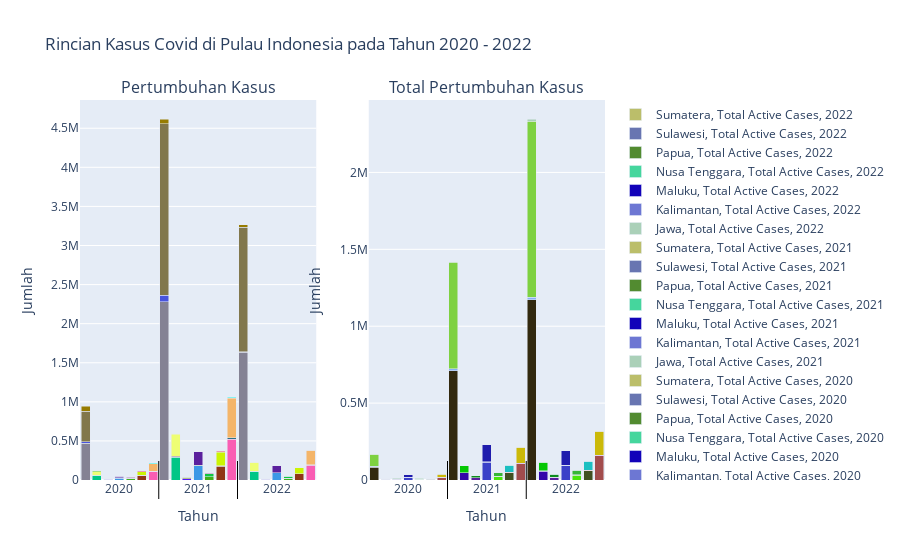

Here is the notebook cell this chart was saved with:
### Code cell
values_1 = analisis_3.iloc[:, 2:6]
values_2 = analisis_3.iloc[:, 13:17]
tick_positions = []
tick_labels = []

for i, year in enumerate(analisis_3["Year"].unique(), start=0):
    tick_positions.append(7*i+3)
    tick_labels.append(str(year))

fig = make_subplots(rows=1, cols=2, subplot_titles=("Pertumbuhan Kasus", "Total Pertumbuhan Kasus"))

def generate_color_palette(categories):
    colors = []
    for i in range(categories):
        color = f'rgb({np.random.randint(0, 256)}, {np.random.randint(0, 256)}, {np.random.randint(0, 256)})'
        colors.append(color)
    return colors

color_palette_dict = {}

legend_items = [] 

for col in values_1.columns:
    for year in analisis_3["Year"].unique():
        island_data = analisis_3[analisis_3["Year"] == year]
        for island in analisis_3['Island'].unique():
            island_data_subset = island_data[island_data["Island"] == island]
            num_categories = len(island_data_subset[col].unique())
            # Generate color palette if not already generated for the island and category
            if (island, col) not in color_palette_dict:
                color_palette_dict[(island, col)] = generate_color_palette(num_categories)
            color_palette = color_palette_dict[(island, col)]
            for category, color in zip(island_data_subset[col].unique(), color_palette):
                subset_by_category = island_data_subset[island_data_subset[col] == category]
                fig.add_trace(go.Bar(x=island_data_subset['Island'] + ', ' + str(year), 
                                     y=subset_by_category[col], 
                                     name=f'{island}, {col}, {year}',
                                     #legendgroup=f'{color}',
                                     hovertemplate=f'Category: {col}<br>' +
                                                   'Pulau: %{customdata[0]}<br>' +
                                                   'Tahun: %{customdata[1]}<br>' +
                                                   'Value: %{y:.2f}<extra></extra>',
                                     customdata=subset_by_category[['Island', 'Year']],                                        
                                     marker_color=color,
                                     showlegend=True),
                              row=1, col=1)

for col in values_2.columns:
    for year in analisis_3["Year"].unique():
        island_data = analisis_3[analisis_3["Year"] == year]
        for island in analisis_3['Island'].unique():
            island_data_subset = island_data[island_data["Island"] == island]
            num_categories = len(island_data_subset[col].unique())
            # Generate color palette if not already generated for the island and category
            if (island, col) not in color_palette_dict:
                color_palette_dict[(island, col)] = generate_color_palette(num_categories)
            color_palette = color_palette_dict[(island, col)]
            for category, color in zip(island_data_subset[col].unique(), color_palette):
                subset_by_category = island_data_subset[island_data_subset[col] == category]
                fig.add_trace(go.Bar(x=island_data_subset['Island'] + ', ' + str(year), 
                                     y=subset_by_category[col],                                      
                                     name=f'{island}, {col}, {year}',
                                     #legendgroup=f'{color}',
                                     hovertemplate=f'Category: {col}<br>' +
                                                   'Pulau: %{customdata[0]}<br>' +
                                                   'Tahun: %{customdata[1]}<br>' +
                                                   'Value: %{y:.2f}<extra></extra>',
                                     customdata=subset_by_category[['Island', 'Year']],                                        
                                     marker_color=color,
                                     showlegend=True),
                              row=1, col=2)

for year in tick_positions[1:]:
    fig.add_vline(x=year-3.5, line=dict(color="black", width=1), y0=-0.05, y1=0.05)        

fig.update_xaxes(title_text='Tahun', row=1, col=1, type='category', tickvals=tick_positions, ticktext=tick_labels)
fig.update_xaxes(title_text='Tahun', row=1, col=2, type='category', tickvals=tick_positions, ticktext=tick_labels)
fig.update_yaxes(title_text='Jumlah')
fig.update_layout(title='Rincian Kasus Covid di Pulau Indonesia pada Tahun 2020 - 2022', barmode='stack')

fig.write_html("g_7.html")
fig.show()
